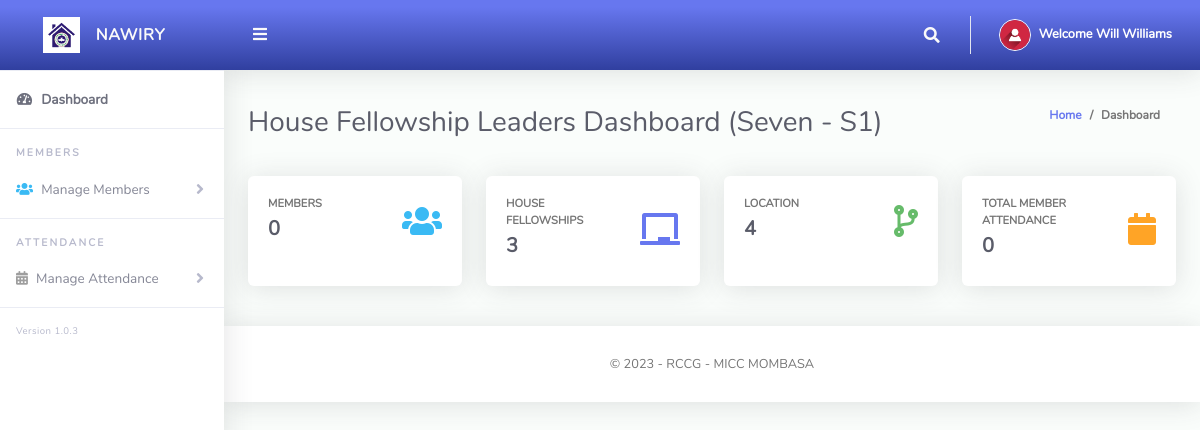
Page /FellowshipLeader/index.php (signed in) on the committed database.
### tables this page shows
CREATE TABLE `tblhsefellowshipleaders` (
  `Id` int(10) NOT NULL,
  `firstName` varchar(255) NOT NULL,
  `lastName` varchar(255) NOT NULL,
  `emailAddress` varchar(255) NOT NULL,
  `password` varchar(255) NOT NULL,
  `phoneNo` varchar(50) NOT NULL,
  `hseId` varchar(10) NOT NULL,
  `hseArmId` varchar(10) NOT NULL,
  `dateCreated` varchar(50) NOT NULL
);

CREATE TABLE `tblhsearms` (
  `Id` int(10) NOT NULL,
  `hseId` varchar(10) NOT NULL,
  `hseArmName` varchar(255) NOT NULL,
  `isAssigned` varchar(10) NOT NULL
);

CREATE TABLE `tblhse` (
  `Id` int(10) NOT NULL,
  `hseFellowshipName` varchar(255) NOT NULL
);

### FellowshipLeader/index.php (the view, shortened to what this page needs)
<?php
include '../Includes/dbcon.php';
    $query = "SELECT tblhse.hseFellowshipName,tblhsearms.hseArmName
    FROM tblhsefellowshipleaders
    INNER JOIN tblhse ON tblhse.Id = tblhsefellowshipleaders.hseId
    INNER JOIN tblhsearms ON tblhsearms.Id = tblhsefellowshipleaders.hseArmId
    Where tblhsefellowshipleaders.Id = '$_SESSION[userId]'";
    $rs = $conn->query($query);
    $rrw = $rs->fetch_assoc();
?>
<!DOCTYPE html>
<html lang="en">
<head>
  <link href="../vendor/fontawesome-free/css/all.min.css" rel="stylesheet" type="text/css">
  <link href="../vendor/bootstrap/css/bootstrap.min.css" rel="stylesheet" type="text/css">
  <link href="css/ruang-admin.min.css" rel="stylesheet">
</head>
<body id="page-top">
  <div id="wrapper">
   <?php include "Includes/sidebar.php";?>
    <div id="content-wrapper" class="d-flex flex-column">
      <div id="content">
           <?php include "Includes/topbar.php";?>
        <div class="container-fluid" id="container-wrapper">
          <div class="d-sm-flex align-items-center justify-content-between mb-4">
            <h1 class="h3 mb-0 text-gray-800">House Fellowship Leaders Dashboard (<?php echo $rrw['hseFellowshipName'].' - '.$rrw['hseArmName'];?>)</h1>
            <ol class="breadcrumb">
              <li class="breadcrumb-item"><a href="./">Home</a></li>
              <li class="breadcrumb-item active" aria-current="page">Dashboard</li>
            </ol>
          </div>
          <div class="row mb-3">
          <?php
$query1=mysqli_query($conn,"SELECT * from tblmembers where hseId = '$_SESSION[hseId]' and hseArmId = '$_SESSION[hseArmId]'");
$members = mysqli_num_rows($query1);
?>
            <div class="col-xl-3 col-md-6 mb-4">
              <div class="card h-100">
                <div class="card-body">
                  <div class="row no-gutters align-items-center">
                    <div class="col mr-2">
                      <div class="text-xs font-weight-bold text-uppercase mb-1">Members</div>
                      <div class="h5 mb-0 mr-3 font-weight-bold text-gray-800"><?php echo $members;?></div>
                    </div>
                    <div class="col-auto">
                      <i class="fas fa-users fa-2x text-info"></i>
                    </div>
                  </div>
                </div>
              </div>
            </div>
             <?php
$query1=mysqli_query($conn,"SELECT * from tblhse");
$hse = mysqli_num_rows($query1);
?>
            <div class="col-xl-3 col-md-6 mb-4">
              <div class="card h-100">
                <div class="card-body">
                  <div class="row align-items-center">
                    <div class="col mr-2">
                      <div class="text-xs font-weight-bold text-uppercase mb-1">House Fellowships</div>
                      <div class="h5 mb-0 font-weight-bold text-gray-800"><?php echo $hse;?></div>
                    </div>
                    <div class="col-auto">
                      <i class="fas fa-chalkboard fa-2x text-primary"></i>
                    </div>
                  </div>
                </div>
              </div>
            </div>
             <?php
$query1=mysqli_query($conn,"SELECT * from tblhsearms");
$hseArms = mysqli_num_rows($query1);
?>
            <div class="col-xl-3 col-md-6 mb-4">
              <div class="card h-100">
                <div class="card-body">
                  <div class="row no-gutters align-items-center">
                    <div class="col mr-2">
                      <div class="text-xs font-weight-bold text-uppercase mb-1">Location</div>
                      <div class="h5 mb-0 font-weight-bold text-gray-800"><?php echo $hseArms;?></div>
                    </div>
                    <div class="col-auto">
                      <i class="fas fa-code-branch fa-2x text-success"></i>
                    </div>
                  </div>
                </div>
              </div>
            </div>
            <?php
$query1=mysqli_query($conn,"SELECT * from tblattendance where hseId = '$_SESSION[hseId]' and hseArmId = '$_SESSION[hseArmId]'");
$totAttendance = mysqli_num_rows($query1);
?>
            <div class="col-xl-3 col-md-6 mb-4">
              <div class="card h-100">
                <div class="card-body">
                  <div class="row no-gutters align-items-center">
                    <div class="col mr-2">
                      <div class="text-xs font-weight-bold text-uppercase mb-1">Total Member Attendance</div>
                      <div class="h5 mb-0 font-weight-bold text-gray-800"><?php echo $totAttendance;?></div>
                    </div>
                    <div class="col-auto">
                      <i class="fas fa-calendar fa-2x text-warning"></i>
                    </div>
                  </div>
                </div>
              </div>
            </div>
        </div>
      </div>
      <?php include 'includes/footer.php';?>
    </div>
  </div>
</body>
</html>

### FellowshipLeader/Includes/topbar.php (shortened to what this page needs)
<?php
  $query = "SELECT * FROM tblhsefellowshipleaders WHERE Id = ".$_SESSION['userId']."";
  $rs = $conn->query($query);
  $rows = $rs->fetch_assoc();
  $fullName = $rows['firstName']." ".$rows['lastName'];;
?>
<nav class="navbar navbar-expand navbar-light bg-gradient-primary topbar mb-4 static-top">
          <button id="sidebarToggleTop" class="btn btn-link rounded-circle mr-3">
            <i class="fa fa-bars"></i>
          </button>
          <ul class="navbar-nav ml-auto">
            <li class="nav-item dropdown no-arrow">
              <a class="nav-link dropdown-toggle" href="#" id="searchDropdown" role="button" data-toggle="dropdown"
                aria-haspopup="true" aria-expanded="false">
                <i class="fas fa-search fa-fw"></i>
              </a>
            </li>
            <li class="nav-item dropdown no-arrow">
              <a class="nav-link dropdown-toggle" href="#" id="userDropdown" role="button" data-toggle="dropdown"
                aria-haspopup="true" aria-expanded="false">
                <img class="img-profile rounded-circle" src="img/user-icn.png" style="max-width: 60px">
                <span class="ml-2 d-none d-lg-inline text-white small"><b>Welcome <?php echo $fullName;?></b></span>
              </a>
            </li>
          </ul>
        </nav>

### rows in the picture
tblhsefellowshipleaders: fullName "Will Williams"
tblhsearms: hseId.hseFellowshipName "Seven", hseArmName "S1"

### other values in the picture
$members "0"
$hse "3"
$hseArms "4"
$totAttendance "0"
